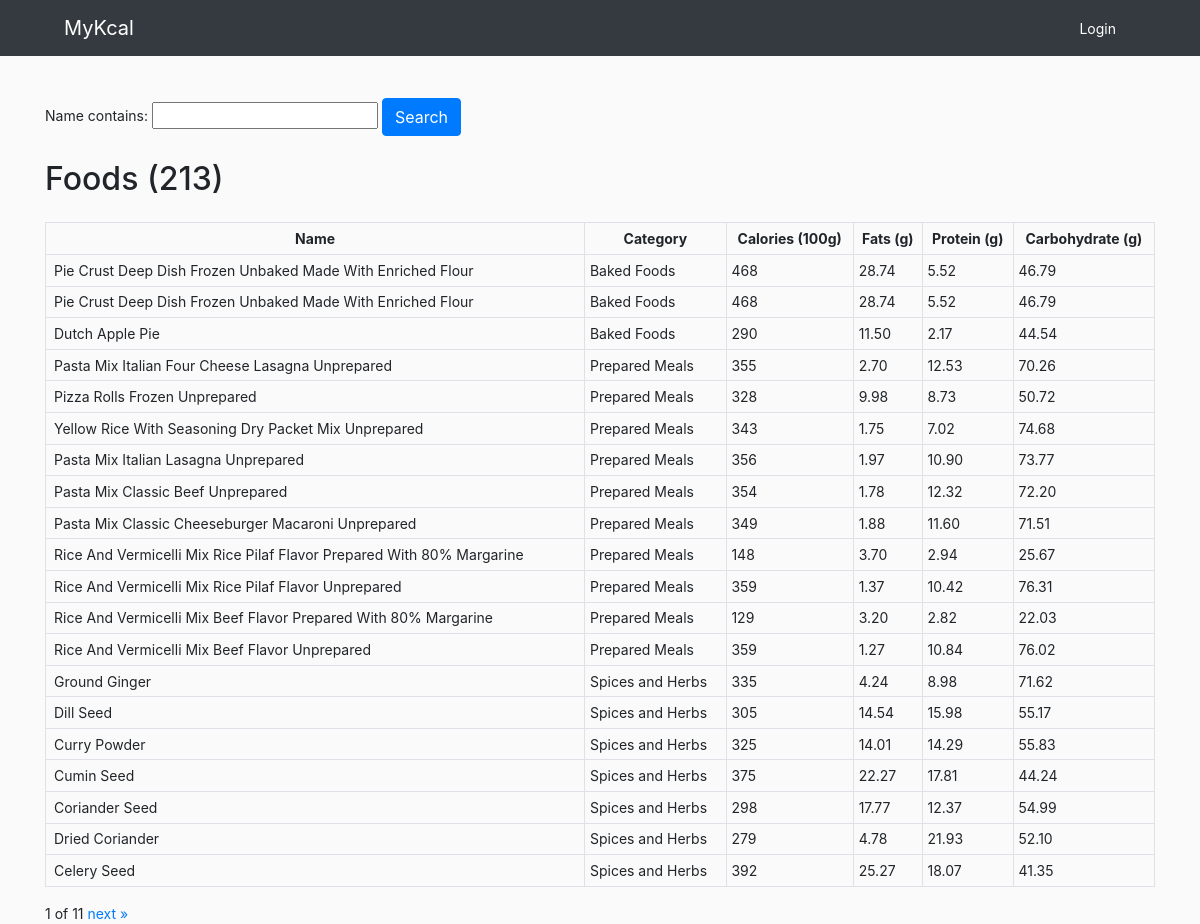
The page / on the database its author committed.
### MyKcal/models.py (models this page shows, shortened)
class Food(models.Model):
    category = models.ForeignKey(Category, on_delete=models.CASCADE)
    name = models.CharField(max_length=200)
    calories=models.IntegerField()
    fat = models.DecimalField(max_digits=5, decimal_places=2, default=0)
    protein = models.DecimalField(max_digits=5, decimal_places=2, default=0)
    carbohydrate = models.DecimalField(max_digits=5, decimal_places=2, default=0)
    class Meta:
        ordering = ['name']

class Category(models.Model):
    CATEGORY_OPTIONS = (
        ('Baked Foods','Baked Foods'),
        ('Snacks','Snacks'),
        ('Sweets','Sweets'),
        ('Vegetables','Vegetables'),
        ('American India','American Indian'),
        ('Restaurant Foods','Restaurant Foods'),
        ('Beverages','Beverages'),
        ('Fats and Oils','Fats and Oils'),
        ('Meats','Meats'),
        ('Dairy and Egg Products','Dairy and Egg Products'),
        ('Baby Foods','Baby Foods'),
        ('Breakfast Cereals','Breakfast Cereals'),
        ('Soups and Sauces','Soups and Sauces'),
        ('Beans and Lentils','Beans and Lentils'),
        ('Fish','Fish'),
        ('Fruits','Fruits'),
        ('Grains and Pasta','Grains and Pasta'),
        ('Nuts and Seeds','Nuts and Seeds'),
        ('Fast Foods','Fast Foods'),
        ('Spices and Herbs','Spices and Herbs'),
        ('Prepared Meals','Prepared Meals'),
    )
    name=models.CharField(max_length=50, choices=CATEGORY_OPTIONS)
    class Meta:
        ordering = ['name']

### MyKcal/views.py (the view)
# urls.py: 2. Add a URL to urlpatterns:  path('', views.home, name='home')
def home(request):
    foods = Food.objects.filter().order_by('-pk')
    myfilter = FoodFilter(request.GET, queryset=foods)
    foods = myfilter.qs
    paginator = Paginator(foods, 20)
    page_number = request.GET.get('page')
    page_obj = paginator.get_page(page_number)
    context={'myfilter': myfilter, 'page_obj': page_obj, 'cnt': foods.count()}
    return render(request, 'home.html', context)

### MyKcal/templates/home.html (shortened to what this page needs)
{% load static %}
<!DOCTYPE html>
<html lang="en">
  <head>
    <link rel="stylesheet" href="https://stackpath.bootstrapcdn.com/bootstrap/4.5.0/css/bootstrap.min.css"
0>
  </head>
  <body>
    {% include 'nav.html' %}
    <br>
    <br>
    <div class="container">
    {% block content %}
      <div class="row">
        <div class="col">
          <div class="search-form">
            <form method="get">
              {{myfilter.form}}
              <button class="btn btn-primary" type="submit">Search</button>
            </form>
          </div>
        </div>
      </div>
      <h2 class="my-4">Foods ({{cnt}})</h2>
      <div class="row mt-3">
        <div class="col-md">
          <div class="food-data">
            {% if page_obj %}
              <table id="sortTable" class="table table-sm table-bordered" cellspacing="0">
                <tr class="text-center">
                  <th>Name</th>
                  <th>Category</th>
                  <th>Calories (100g)</th>
                  <th>Fats (g)</th>
                  <th>Protein (g)</th>
                  <th>Carbohydrate (g)</th>
                </tr>
                {% for food in page_obj %}
                  <tr>
                    {% if request.user.pk %}
                      <td class="px-2"><a href={% url 'updateFood' id=food.pk %}>{{food.name}}</a></td>
                    {% else %}
                      <td class="px-2">{{food.name}}</td>
                    {% endif %}
                    <td>{{food.category.name}}</td>
                    <td> {{food.calories}}</td>
                    <td> {{food.fat}}</td>
                    <td> {{food.protein}}</td>
                    <td> {{food.carbohydrate}}</td>
                  </tr>
                {% endfor %}
              </table>
              <div class="pagination">
                <span class="step-links">
                  <span class="current">
                    {{ page_obj.number }} of {{ page_obj.paginator.num_pages }}
                  </span>
                  {% if page_obj.has_next %}
                    <a href="?page={{ page_obj.next_page_number }}">next</a>
                    <a href="?page={{ page_obj.paginator.num_pages }}">&raquo;</a>
                  {% endif %}
                </span>
              </div>
            {% else %}
              <p class="mx-3">There are no foods in the system.</p>
            {% endif %}
          </div>
        </div>
      </div>
    {% endblock %}
    </div>
  </body>
</html>

### MyKcal/templates/nav.html (shortened to what this page needs)
{% load static %}
<nav class="navbar navbar-expand-lg navbar-dark bg-dark">
  <a class="navbar-brand ml-5" href="{% url 'home' %}">MyKcal</a>
  <div class="mr-5">
    {% if request.user.pk %}
      <span class="hello-msg">Hello, {{request.user}}</span>
      <span >
        <a class="hello-msg" href="{% url 'logout' %}">Logout</a>
      </span>
    {% else %}
      <span >
        <a class="hello-msg" href="{% url 'login' %}">Login</a>
      </span>
    {% endif %}
  </div>
</nav>

### MyKcal/templates/home.html (style rules this page uses)
body { background-color: #FAFAFA; font-size: 14px; }

### MyKcal/templates/nav.html (style rules this page uses)
.hello-msg { margin-right: 20px; color: white; }

### rows shown on the page
Food: name "Pie Crust Deep Dish Frozen Unbaked Made With Enriched Flour", category.name "Baked Foods", calories "468", fat "28.74", protein "5.52", carbohydrate "46.79"
Food: name "Pie Crust Deep Dish Frozen Unbaked Made With Enriched Flour", category.name "Baked Foods", calories "468", fat "28.74", protein "5.52", carbohydrate "46.79"
Food: name "Dutch Apple Pie", category.name "Baked Foods", calories "290", fat "11.50", protein "2.17", carbohydrate "44.54"
Food: name "Pasta Mix Italian Four Cheese Lasagna Unprepared", category.name "Prepared Meals", calories "355", fat "2.70", protein "12.53", carbohydrate "70.26"
Food: name "Pizza Rolls Frozen Unprepared", category.name "Prepared Meals", calories "328", fat "9.98", protein "8.73", carbohydrate "50.72"
Food: name "Yellow Rice With Seasoning Dry Packet Mix Unprepared", category.name "Prepared Meals", calories "343", fat "1.75", protein "7.02", carbohydrate "74.68"
Food: name "Pasta Mix Italian Lasagna Unprepared", category.name "Prepared Meals", calories "356", fat "1.97", protein "10.90", carbohydrate "73.77"
Food: name "Pasta Mix Classic Beef Unprepared", category.name "Prepared Meals", calories "354", fat "1.78", protein "12.32", carbohydrate "72.20"
Food: name "Pasta Mix Classic Cheeseburger Macaroni Unprepared", category.name "Prepared Meals", calories "349", fat "1.88", protein "11.60", carbohydrate "71.51"
Food: name "Rice And Vermicelli Mix Rice Pilaf Flavor Prepared With 80% Margarine", category.name "Prepared Meals", calories "148", fat "3.70", protein "2.94", carbohydrate "25.67"
Food: name "Rice And Vermicelli Mix Rice Pilaf Flavor Unprepared", category.name "Prepared Meals", calories "359", fat "1.37", protein "10.42", carbohydrate "76.31"
Food: name "Rice And Vermicelli Mix Beef Flavor Prepared With 80% Margarine", category.name "Prepared Meals", calories "129", fat "3.20", protein "2.82", carbohydrate "22.03"
Food: name "Rice And Vermicelli Mix Beef Flavor Unprepared", category.name "Prepared Meals", calories "359", fat "1.27", protein "10.84", carbohydrate "76.02"
Food: name "Ground Ginger", category.name "Spices and Herbs", calories "335", fat "4.24", protein "8.98", carbohydrate "71.62"
Food: name "Dill Seed", category.name "Spices and Herbs", calories "305", fat "14.54", protein "15.98", carbohydrate "55.17"
Food: name "Curry Powder", category.name "Spices and Herbs", calories "325", fat "14.01", protein "14.29", carbohydrate "55.83"
Food: name "Cumin Seed", category.name "Spices and Herbs", calories "375", fat "22.27", protein "17.81", carbohydrate "44.24"
Food: name "Coriander Seed", category.name "Spices and Herbs", calories "298", fat "17.77", protein "12.37", carbohydrate "54.99"
Food: name "Dried Coriander", category.name "Spices and Herbs", calories "279", fat "4.78", protein "21.93", carbohydrate "52.10"
Food: name "Celery Seed", category.name "Spices and Herbs", calories "392", fat "25.27", protein "18.07", carbohydrate "41.35"

### other values the page prints
{{ cnt }} "213"
{{ page_obj.number }} "1"
{{ page_obj.paginator.num_pages }} "11"
